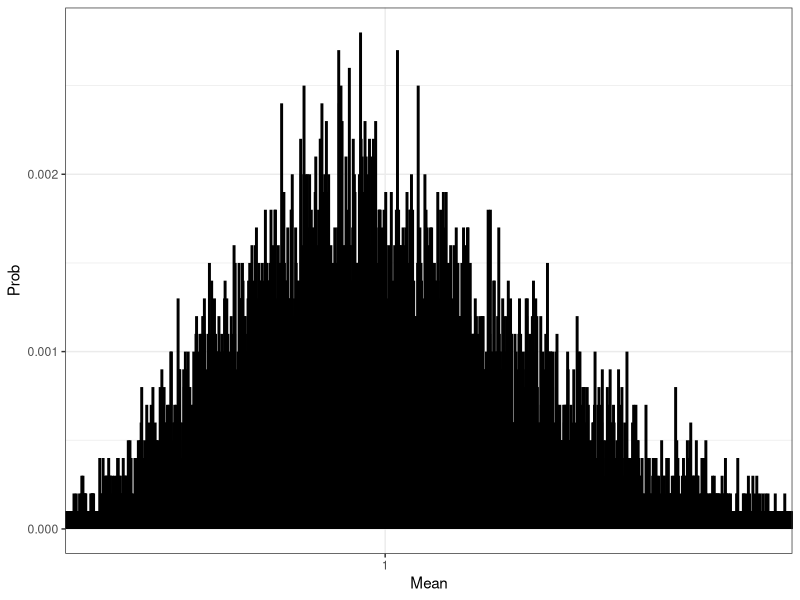

Source code (R):
library(ggplot2)
D = function(n){
  Mean <- c()
  for(i in 1:10000){
    X = rexp(n, rate = 1)
    Mean[i] = round(mean(X), digits=3)
  }
  df=as.data.frame(table(Mean))
  df$Prob = df$Freq/10000
  return(df)
}
out = D(n=15) 
ggplot(out,aes(x=Mean,y=Prob))+geom_segment(aes(x=Mean,xend=Mean,y=0,yend=Prob),size=1)+ scale_x_discrete(breaks = seq(0,9))+theme_bw()
